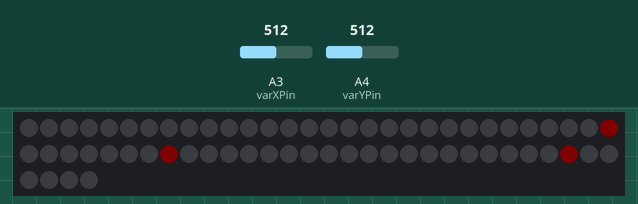
The program below on a simulated Arduino Mega 2560, built with avr-gcc and run on an emulated ATmega2560. On the bench: 64 RGB LEDs in strip order, left to right, continuing on the next row. The inputs (shaded band) are chosen by the test bench; at power-on: A3 (varXPin) = 512, A4 (varYPin) = 512. Dim RGB values are drawn brighter than linear; random numbers use the default seed unless the program sets one.

Above: at 1.2 s.
1.3 s: A3 (varXPin) set to 930
2.8 s: A4 (varYPin) set to 930
4.8 s: A3 (varXPin) set to 910
6.5 s: A3 (varXPin) set to 1010
8.5 s: A4 (varYPin) set to 910
10.5 s: A4 (varYPin) set to 1010
Timing chart, 0 to 13.2 s (numbered marks = the images above; inputs shaded):
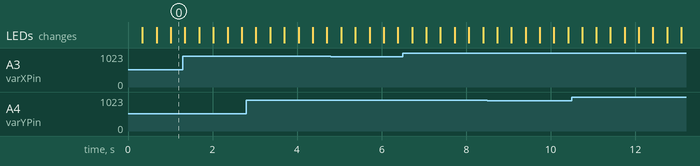

The program:

main.cpp
```cpp
#include <Arduino.h>
#include <Adafruit_NeoPixel.h>

typedef struct Snake Snake;
struct Snake
{
    int head[2];
    int body[40][2];
    int len;
    int dir[2];
};

typedef struct Apple Apple;
struct Apple
{
    int rPos;
    int cPos;
};

const short width = 8;
const short height = 8;
const short matrix_pin = 7;
const short num_leds = width * height;

Adafruit_NeoPixel matrix(num_leds, matrix_pin, NEO_GRB + NEO_KHZ800);

const int varXPin = A3;
const int varYPin = A4;

byte pic[8] = {0, 0, 0, 0, 0, 0, 0, 0};

Snake snake = {{1, 5}, {{0, 5}, {1, 5}}, 2, {1, 0}};
Apple apple = {(int)random(0, 8), (int)random(0, 8)};

float oldTime = 0;
float timer = 0;
float updateRate = 3;

int i, j;

float calculateDeltaTime()
{
    float currentTime = millis();
    float dt = currentTime - oldTime;
    oldTime = currentTime;
    return dt;
}

void reset()
{
    for (int j = 0; j < 8; j++)
    {
        pic[j] = 0;
    }
}

void removeFirst()
{
    for (j = 1; j < snake.len; j++)
    {
        snake.body[j - 1][0] = snake.body[j][0];
        snake.body[j - 1][1] = snake.body[j][1];
    }
}

void Update()
{
    reset();

    int newHead[2] = {snake.head[0] + snake.dir[0], snake.head[1] + snake.dir[1]};

    if (newHead[0] == 8)
    {
        newHead[0] = 0;
    }
    else if (newHead[0] == -1)
    {
        newHead[0] = 7;
    }
    else if (newHead[1] == 8)
    {
        newHead[1] = 0;
    }
    else if (newHead[1] == -1)
    {
        newHead[1] = 7;
    }

    for (j = 0; j < snake.len; j++)
    {
        if (snake.body[j][0] == newHead[0] && snake.body[j][1] == newHead[1])
        {
            delay(1000);
            snake = {{1, 5}, {{0, 5}, {1, 5}}, 2, {1, 0}};
            apple = {(int)random(0, 8), (int)random(0, 8)};
            return;
        }
    }

    if (newHead[0] == apple.rPos && newHead[1] == apple.cPos)
    {
        snake.len = snake.len + 1;
        apple.rPos = (int)random(0, 8);
        apple.cPos = (int)random(0, 8);
    }
    else
    {
        removeFirst();
    }

    snake.body[snake.len - 1][0] = newHead[0];
    snake.body[snake.len - 1][1] = newHead[1];

    snake.head[0] = newHead[0];
    snake.head[1] = newHead[1];

    for (j = 0; j < snake.len; j++)
    {
        pic[snake.body[j][0]] |= 128 >> snake.body[j][1];
    }
    pic[apple.rPos] |= 128 >> apple.cPos;
}

void Render()
{
    matrix.clear(); // Очищаємо матрицю перед малюванням нового кадру

    for (int i = 0; i < 8; i++) // Проходимо по рядках (y)
    {
        for (int j = 0; j < 8; j++) // Проходимо по стовпчиках (x)
        {
            // Перевіряємо, чи встановлений j-ий біт у рядку i
            if (pic[i] & (128 >> j))
            {
                // Для стандартної матриці з прямим з'єднанням (Progressive)
                int pixelIndex = i * 8 + j;

                // Встановлюємо колір (R, G, B) — наприклад, червоний
                matrix.setPixelColor(pixelIndex, matrix.Color(255, 0, 0));
            }
        }
    }

    matrix.show(); // Відправляємо сигнал на матрицю для оновлення
}

void setup()
{
    matrix.begin();
    matrix.setBrightness(5);
    matrix.clear();
    matrix.show();

    pinMode(varXPin, INPUT);
    pinMode(varYPin, INPUT);
}

void loop()
{
    float deltaTime = calculateDeltaTime();
    timer += deltaTime;

    int xVal = analogRead(varXPin);
    int yVal = analogRead(varYPin);

    if (xVal < 100 && snake.dir[1] == 0)
    {
        snake.dir[0] = 0;
        snake.dir[1] = -1;
    }
    else if (xVal > 920 && snake.dir[1] == 0)
    {
        snake.dir[0] = 0;
        snake.dir[1] = 1;
    }
    else if (yVal < 100 && snake.dir[0] == 0)
    {
        snake.dir[0] = -1;
        snake.dir[1] = 0;
    }
    else if (yVal > 920 && snake.dir[0] == 0)
    {
        snake.dir[0] = 1;
        snake.dir[1] = 0;
    }

    if (timer > 1000 / updateRate)
    {
        timer = 0;
        Update();
    }

    Render();
}
```
